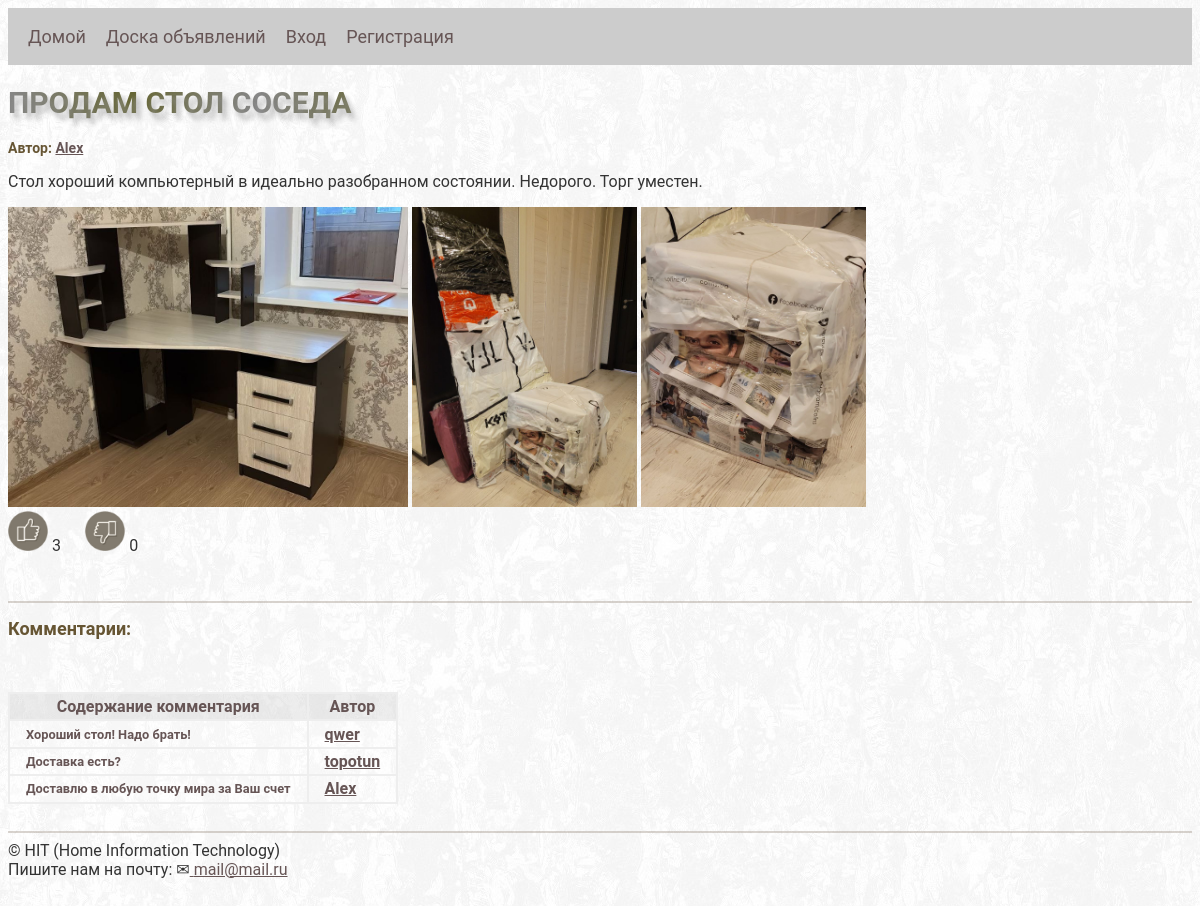
The app's page /board/advertisement/8/ with its own data.
### board/models.py (models this page shows, shortened)
class Advertisement(models.Model):
    title = models.CharField(max_length=255)
    content = models.TextField()
    author = models.ForeignKey(User, on_delete=models.CASCADE)
    created_at = models.DateTimeField(auto_now_add=True)
    like_count = models.IntegerField(default=0)
    dislike_count = models.IntegerField(default=0)
    image = models.ImageField(upload_to=user_directory_path, null=True, blank=True)
    class Meta:
        verbose_name = 'Объявления'
        verbose_name_plural = 'Объявления'

class Image(models.Model):
    advertisement = models.ForeignKey(Advertisement, related_name='images', on_delete=models.CASCADE)
    user = models.ForeignKey(User, on_delete=models.CASCADE)
    image = models.ImageField(upload_to=user_directory_path, verbose_name='File', blank=True, null=True)
    class Meta:
        verbose_name = 'Изображения'
        verbose_name_plural = 'Изображения'

class Comment(models.Model):
    advertisement = models.ForeignKey(Advertisement, related_name='comments', on_delete=models.CASCADE)
    author = models.ForeignKey(User, on_delete=models.CASCADE)
    content = models.TextField()
    created_at = models.DateTimeField(auto_now_add=True)
    class Meta:
        verbose_name = 'Комментарии'
        verbose_name_plural = 'Комментарии'

### board/views.py (the view)
# urls.py: path('advertisement/<int:pk>/', views.advertisement_detail, name='advertisement_detail'),
def advertisement_detail(request: HttpRequest, pk: int) -> HttpResponseRedirect:
    advertisement = Advertisement.objects.get(pk=pk)
    images = Image.objects.filter(advertisement=advertisement.id)
    comments = Comment.objects.filter(advertisement=advertisement.id)
    context = like_read(request, pk)
    return render(request, 'board/advertisement_detail.html',
                  {'advertisement': advertisement,
                   'images': images,
                   'comments': comments,
                   **context})

### board/user_preferences.py (called while the page is built)
def pref(request: HttpRequest):
    if request.user.is_authenticated:
        _preferences = Preferences.objects.filter(user=request.user).last()
        if request.GET.get('day') == 'theme':
            if not _preferences or _preferences.theme is None:
                Preferences.objects.create(user=request.user, theme='dark')
            elif _preferences.theme == 'light':
                _preferences.theme = 'dark'
                _preferences.save()
            else:
                _preferences.theme = 'light'
                _preferences.save()
            _preferences = Preferences.objects.filter(user=request.user).last()
    else:
        _preferences = None
    return {
        'user_pref': _preferences,
    }

### board/utilite.py (called while the page is built)
def like_read(request: HttpRequest, pk: int) -> dict:
    context = {}
    if request.user.is_authenticated:
        if Like.objects.filter(advertisement=pk, user=request.user.id, like_type=1):
            context['like'] = 1
        elif Like.objects.filter(advertisement=pk, user=request.user.id, like_type=0):
            context['dislike'] = 1
    return context

### board/templates/board/advertisement_detail.html (shortened to what this page needs)
{% extends 'base.html' %}
{% block content %}
<h1>{{ advertisement.title }}</h1>
<h3>Автор:
    <a href="{% url 'board:advertisement_list' pk=advertisement.author.id %}">
        {{ advertisement.author.username }}
    </a></h3>
<p>{{ advertisement.content }}</p>
{% if advertisement.image %}
<a class="a_img" href="{{ advertisement.image.url }}" target="_blank">
  <img src="{{ advertisement.image.url }}" style="height: 300px;">
</a>
{% endif %}
{% if images %}
  {% for i in images %}
    <a class="a_img" href="{{ i.image.url }}" target="_blank">
      <img src="{{ i.image.url }}" style="height: 300px;">
    </a>
  {% endfor %}
{% endif %}
<br>
<a class="a_img" href="{% url 'board:like_dislike' pk=advertisement.pk tp=1 %}">
  {% if like %}
    <img src="/static/board_project/like_on.png" width="40">
  {% else %}
    <img src="/static/board_project/like.png" width="40">
  {% endif %}
</a>
{{ advertisement.like_count }} &ensp;&ensp;
<a class="a_img" href="{% url 'board:like_dislike' pk=advertisement.pk tp=0 %}">
  {% if dislike %}
    <img src="/static/board_project/dislike_on.png" width="40">
  {% else %}
    <img src="/static/board_project/dislike.png" width="40">
  {% endif %}
</a>
{{ advertisement.dislike_count }}
<br>  <br>
<br> <hr>
<h2>Комментарии:</h2>
 <br> <br>
{% if comments %}
    <table>
      <thead>
        <tr>
          <th>Содержание комментария</th>
          <th>Автор</th>
        </tr>
      </thead>
      {% for comment in comments %}
        <tr class="align_left">
          <th>
            <div class="small_font">{{ comment.content }}</div>
          </th>
          <th>
            <a href="{% url 'board:advertisement_list' pk=comment.author.id %}">{{ comment.author }}</a>
          </th>
        </tr>
      {% endfor %}
    </table>
{% endif %}
{% endblock %}

### static/board_project/style-day.css (style rules this page uses)
body { background-color: #ffffff; font-family: 'Roboto', sans-serif; color: #333; background: url("day_fon.jpg"); background-attachment: fixed; }
a:link { color: #655; }
hr { height: 2px; background-color: RGB(128, 112, 96, 0.3); border: none; }
.a_img { text-decoration: none; border: none; }
.align_left { text-align: left; }
.small_font { font-size: 0.8em; font-family: 'Roboto', sans-serif; }
thead, tfoot { background-color: rgb(200, 200, 200, 0.3); }
table { border: 1px solid #eee; border-collapse: separate; border-spacing: 0px; color: #655; }
tr, th, td { border: 1px solid #eee; padding: 0.2em 1em; }
h1 { text-align: left; font-family: 'Roboto', sans-serif; text-transform: uppercase; text-shadow: 2px 2px 4px rgba(150, 150, 150, 0.1), 3px 4px 4px rgba(150, 150, 150, 0.15), 4px 6px 4px rgba(150, 150, 150, 0.2), 5px 8px 4px rgba(150, 150, 150, 0.25); background-image: linear-gradient(to right ,#888, #663, #888); font-size: 30px; background-size: 250px; background-repeat: repeat; color: transparent; -webkit-background-clip: text; background-clip: text; }
h2 { text-align: left; font-family: 'Roboto', sans-serif; font-size: 18px; color: #653; }
h3 { font-family: 'Roboto', sans-serif; font-size: 14px; color: #653; }

### records on screen
Advertisement: author.username "Alex", content "Стол хороший компьютерный в идеально разобранном состоянии. Недорого. Торг уместен.", image (picture), like_count "3", dislike_count "0"
Image: image (picture)
Image: image (picture)
Comment: content "Хороший стол! Надо брать!", author "qwer"
Comment: content "Доставка есть?", author "topotun"
Comment: content "Доставлю в любую точку мира за Ваш счет", author "Alex"
